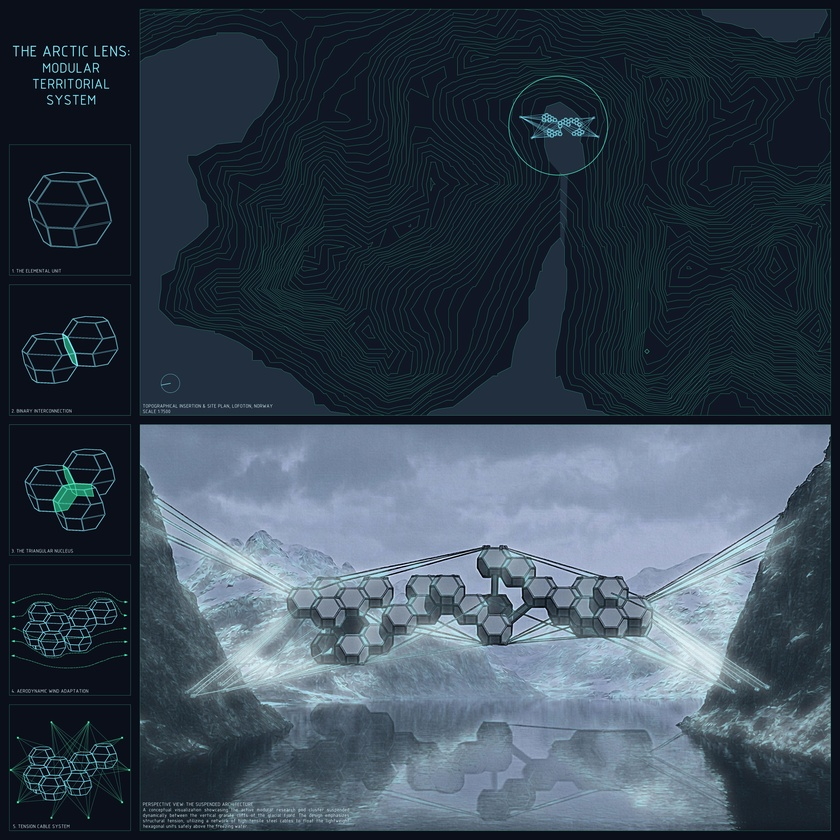
#> input picture tavola 1.jpg, 840 x 840 px, shrunk from 5101 x 5101 before the run
$ python match_style.py 'tavola 1.jpg'
#> lines starting #> are read from the running program, lines starting #| are printed output that depends on the picture; after the words box and inside, x2 and y2 are one past the last pixel; in counts of white or black regions, pixels touching at a corner belong together
"""
Match the 'example' cinematic grade (render_cable_hi1/hi2.png) and apply it
to the target renders (GENDO_INT_D824, render 3).

The example is a cold, desaturated photographic grade: lifted teal-blue
blacks, compressed highlights, mild blue cast.  We reproduce it with
enhance.render_grade and report how close each candidate's tone/colour
signature lands relative to the example.
"""
import os
import sys
import numpy as np
import cv2

from glacial import VOID_DARK
from enhance import render_grade

VOID = (VOID_DARK * 255.0)  # RGB


def load_rgb_alpha(path):
    im = cv2.imread(path, cv2.IMREAD_UNCHANGED)
    if im is None:
        raise IOError(path)
    if im.ndim == 2:
        return cv2.cvtColor(im, cv2.COLOR_GRAY2RGB), None
    if im.shape[2] == 4:
        return cv2.cvtColor(im, cv2.COLOR_BGRA2RGB), im[..., 3].copy()
    return cv2.cvtColor(im, cv2.COLOR_BGR2RGB), None


def key_background_alpha(rgb, tol=22, blur=0.8):
    h, w = rgb.shape[:2]
    gray = cv2.cvtColor(rgb, cv2.COLOR_RGB2GRAY)
    mask = np.zeros((h + 2, w + 2), np.uint8)
    for sy, sx in [(0, 0), (0, w - 1), (h - 1, 0), (h - 1, w - 1)]:
        mm = np.zeros((h + 2, w + 2), np.uint8)
        cv2.floodFill(gray, mm, (sx, sy), 0, loDiff=tol, upDiff=tol,
                      flags=8 | (255 << 8) | cv2.FLOODFILL_FIXED_RANGE)
        mask = cv2.bitwise_or(mask, mm)
    fg = 255 - (mask[1:-1, 1:-1] > 0).astype(np.uint8) * 255
    return cv2.GaussianBlur(fg, (0, 0), blur).astype(np.uint8)


def composite_on_void(rgb, alpha):
    if alpha is None:
        return rgb
    a = (alpha.astype(np.float32) / 255.0)[..., None]
    f = rgb.astype(np.float32)
    return np.clip(f * a + VOID[None, None, :] * (1 - a), 0, 255).astype(np.uint8)


def prep(rgb, alpha):
    """Composite onto void (key white surround if no alpha)."""
    if alpha is None:
        alpha = key_background_alpha(rgb)
    return composite_on_void(rgb, alpha)


def signature(im):
    """Style signature of a BGR uint8 image."""
    b, g, r = im[..., 0].astype(np.float32), im[..., 1].astype(np.float32), im[..., 2].astype(np.float32)
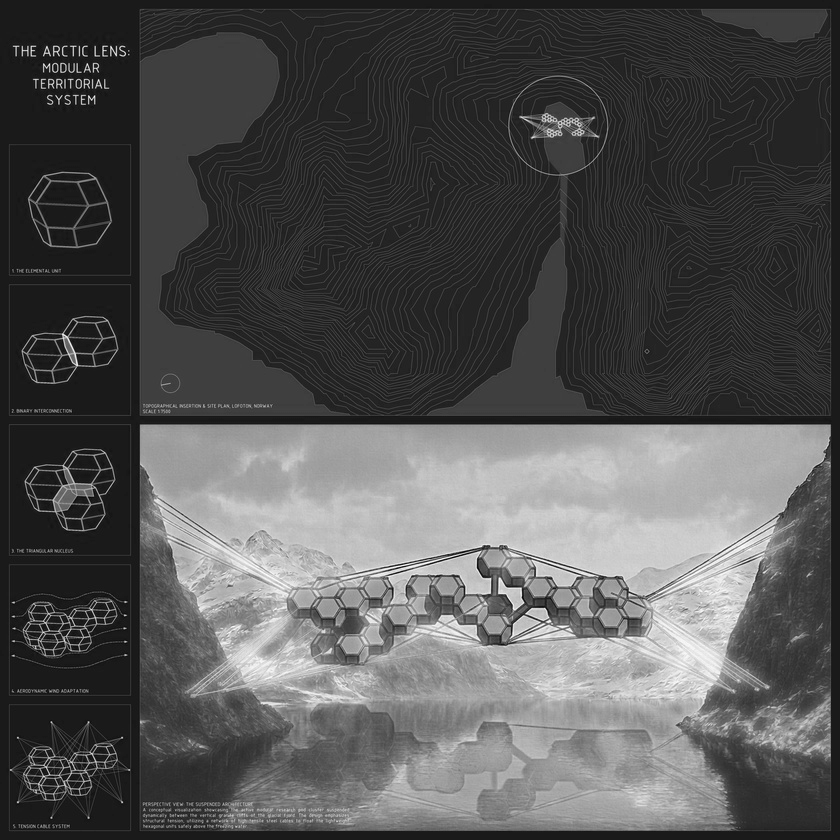
#> b: shape (840, 840) float32; min 7, max 255, mean 83.2
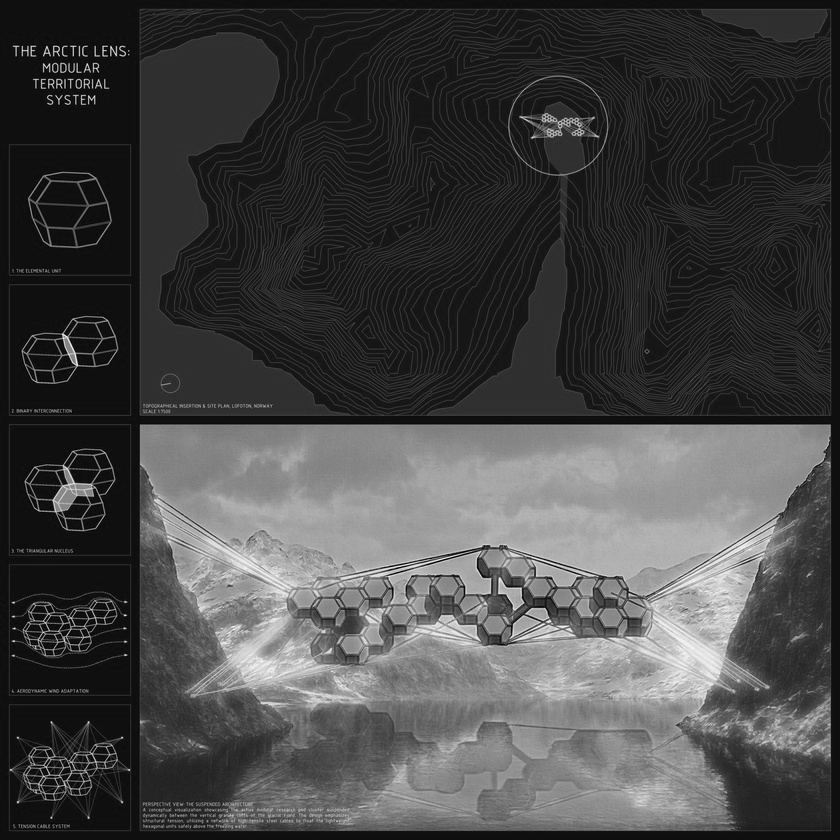
#> g: shape (840, 840) float32; min 0, max 249, mean 69.6
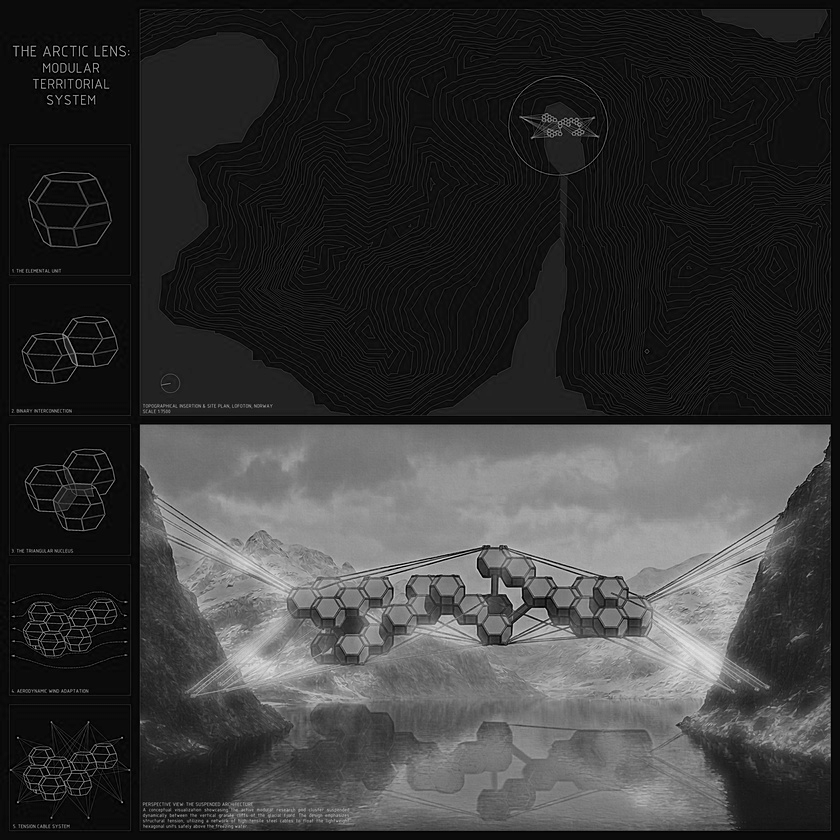
#> r: shape (840, 840) float32; min 0, max 232, mean 55.6
    gray = 0.114 * b + 0.587 * g + 0.299 * r
    p = np.percentile(gray, [5, 25, 50, 75, 95])
#> p = [14.82, 20.15, 44.05, 124.4, 171]
    sh = gray < 40
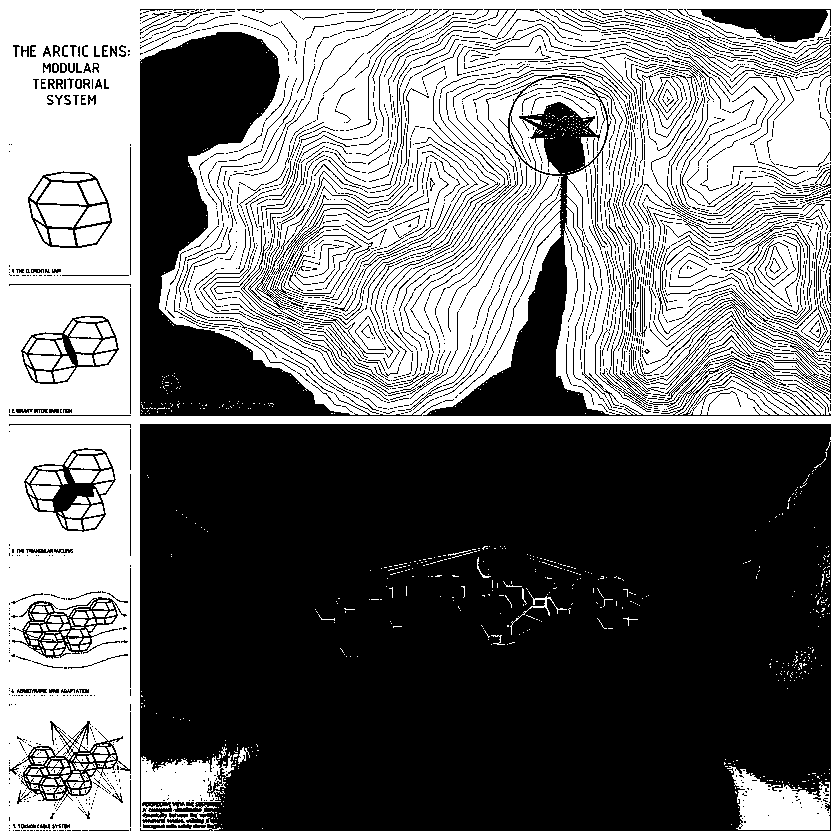
#> sh: shape (840, 840) bool; 46.7% white; 877 white regions (740 under 20 px), largest, box (x1, y1, x2, y2) and area: (0, 0, 840, 840) 305725, (727, 766, 830, 830) 4057, (510, 77, 607, 174) 4002
    mid = (gray >= 80) & (gray < 120)
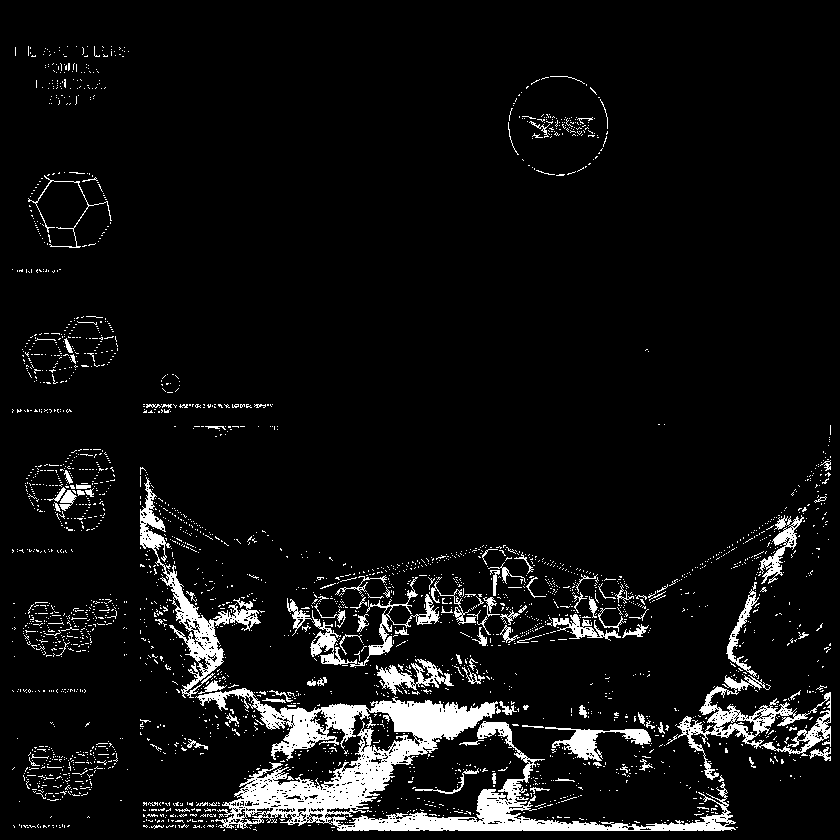
#> mid: shape (840, 840) bool; 6.7% white; 2834 white regions (2717 under 20 px), largest, box (x1, y1, x2, y2) and area: (195, 688, 736, 831) 19870, (140, 477, 261, 698) 3707, (677, 675, 831, 780) 3515
    hi = (gray >= 120) & (gray < 160)
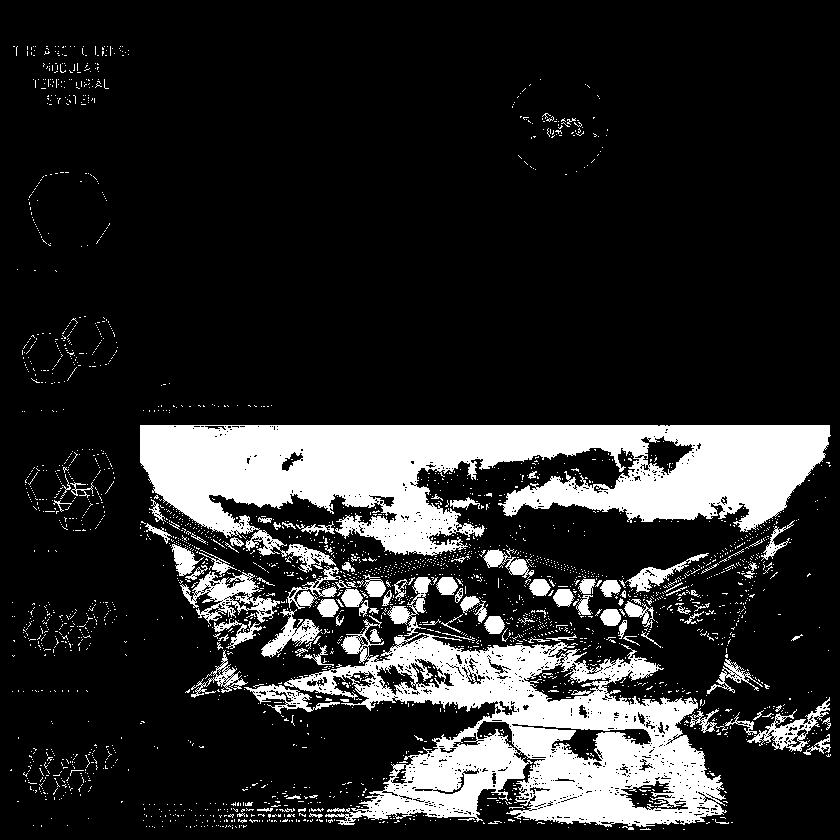
#> hi: shape (840, 840) bool; 16.8% white; 2650 white regions (2535 under 20 px), largest, box (x1, y1, x2, y2) and area: (140, 425, 831, 573) 53384, (284, 615, 727, 827) 39948, (180, 571, 280, 626) 1981
    sig = dict(p5=p[0], p25=p[1], p50=p[2], p75=p[3], p95=p[4], mean=float(gray.mean()))
#> sig = {'p5': 14.82, 'p25': 20.15, 'p50': 44.05, 'p75': 124.4, 'p95': 171, 'mean': 66.97}
    for band, name in [(sh, "sh"), (mid, "mid"), (hi, "hi")]:
        if band.sum() < 100:
            sig[name] = None
            continue
        sig[name] = dict(
            br=float(b[band].mean() / max(r[band].mean(), 1e-3)),
            gr=float(g[band].mean() / max(r[band].mean(), 1e-3)),
            lum=float(gray[band].mean()),
            frac=float(band.mean()),
        )
#> this loop made 3 passes
#> name on passes 1 to 3: 'sh', 'mid', 'hi'
#> after the loop, sig = 9 items
    mx = im.max(axis=2).astype(float)
    mn = im.min(axis=2).astype(float)
    sig["sat"] = float(((mx - mn) / (mx + 1e-4)).mean())
    return sig


def report(tag, sig):
    print(f"{tag:14s} p50={sig['p50']:5.0f} mean={sig['mean']:5.0f} "
          f"p5={sig['p5']:4.0f} p95={sig['p95']:4.0f} sat={sig['sat']:.2f}")
    for band in ("sh", "mid", "hi"):
        s = sig[band]
        if s is None:
            print(f"    {band}: (none)")
        else:
            print(f"    {band}: B/R={s['br']:.2f} G/R={s['gr']:.2f} "
                  f"lum={s['lum']:4.0f} frac={s['frac']:.2f}")


def main():
    example = sys.argv[1]
    targets = sys.argv[2:]
    ref = signature(cv2.imread(example))
#> ref = 10 items
    print("=== TARGET (example) ===")
    report(example, ref)
#| tavola 1.jpg   p50=   44 mean=   67 p5=  15 p95= 171 sat=0.45
#> the loop in report, `for band in ("sh", "mid", "hi"):` made 3 passes
#> s on passes 1 to 3: {'br': 2.6, 'gr': 1.75, 'lum': 20.61, 'frac': 0.467}, {'br': 1.37, 'gr': 1.23, 'lum': 100.6, 'frac': 0.0672}, {'br': 1.32, 'gr': 1.15, 'lum': 141.1, 'frac': 0.168}
#|     sh: B/R=2.60 G/R=1.75 lum=  21 frac=0.47
#|     mid: B/R=1.37 G/R=1.23 lum= 101 frac=0.07
#|     hi: B/R=1.32 G/R=1.15 lum= 141 frac=0.17

    candidates = [
        dict(darken=0.72, desat=0.75, cool=1.15, fog=0.10,
             shadow_tint=[0.060, 0.095, 0.125]),
        dict(darken=0.70, desat=0.72, cool=1.25, fog=0.10,
             shadow_tint=[0.065, 0.100, 0.130]),
        dict(darken=0.68, desat=0.78, cool=1.10, fog=0.12,
             shadow_tint=[0.070, 0.105, 0.135]),
    ]

    for ci, params in enumerate(candidates):
        print(f"\n=== CANDIDATE {ci} {params} ===")
        for t in targets:
            rgb, alpha = load_rgb_alpha(t)
            comp = prep(rgb, alpha)
            out = render_grade(comp, params)
            sig = signature(cv2.cvtColor(out, cv2.COLOR_RGB2BGR))
            report(f"  {os.path.basename(t)}", sig)


if __name__ == "__main__":
    main()
